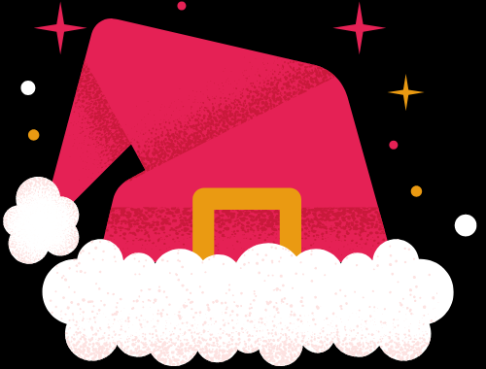
#> input picture gorro_navidad.png, 486 x 369 px, found by its file name
$ python filtro.py
#> lines starting #> are read from the running program, lines starting #| are printed output that depends on the picture
import cv2
import imutils

# Vídeo de entrada
cap = cv2.VideoCapture(0)

# Leitura da imagem para colocar no vídeo
image = cv2.imread('gorro_navidad.PNG', cv2.IMREAD_UNCHANGED)
#> image is the input picture: shape (369, 486, 4); mean B, G, R, A 89.4, 78, 139.5, 150.7
#image = cv2.imread('tiara.png', cv2.IMREAD_UNCHANGED)
#image = cv2.imread('2021.png', cv2.IMREAD_UNCHANGED)
#image = cv2.imread('monophy.gif', cv2.IMREAD_UNCHANGED)

# Detector de rostos
faceClassif = cv2.CascadeClassifier(cv2.data.haarcascades + 'haarcascade_frontalface_default.xml')

#img = 0

while True:

	#img = 0

	ret, frame = cap.read()
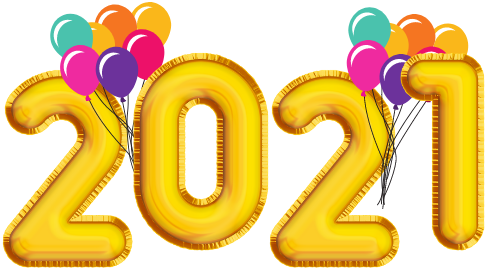
#> input picture 2021.png, 489 x 270 px, given in place of the camera
#> frame is the input picture: shape (270, 489, 3); mean B, G, R 126.8, 202.7, 236.3
	if ret == False: break
	frame = imutils.resize(frame, width=640)
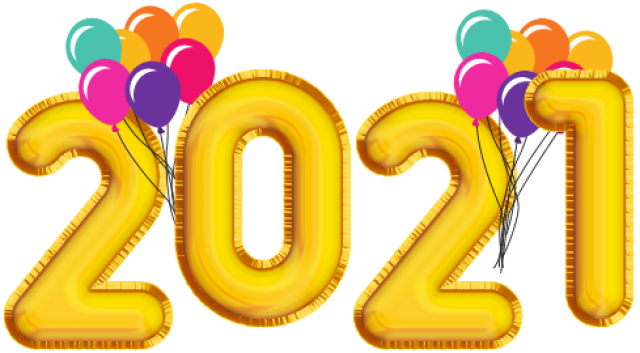
#> frame: shape (353, 640, 3); mean B, G, R 126.8, 202.7, 236.3

	# Detecção dos rostos presentes na webcan
	faces = faceClassif.detectMultiScale(frame, 1.3, 5)
#> faces = ()

	for (x, y, w, h) in faces:
		#cv2.rectangle(frame, (x, y), (x + w, y + h), (0, 255, 0),2)

		# Redimensionar a imagem do filtro de acordo com a largura do rosto detectado

		resized_image = imutils.resize(image, width=w)
		filas_image = resized_image.shape[0]
		col_image = w

		# Determinar uma parte da altura da imagem de entrada
		# redimensionada
		porcion_alto = filas_image // 4

		dif = 0

		# Se houver espaço suficiente acima do rosto detectado
		# para inserir a imagem de entrada redimensionada
		# essa imagem será exibida
		if y + porcion_alto - filas_image >= 0:

			# Pegamos a seção do frame, onde estará localizado
			# o gorro/tiara
			n_frame = frame[y + porcion_alto - filas_image : y + porcion_alto,
				x : x + col_image]
		else:
			# Determinamos a seção da imagem que excede a do vídeo
			dif = abs(y + porcion_alto - filas_image)
			# Pegamos a seção do frame, onde ela estará localizado
			# o gorro/tiara
			n_frame = frame[0 : y + porcion_alto,
				x : x + col_image]

		# Determinamos a máscara que a imagem de entrada tem
		# redimensionada e também a invertemos
		mask = resized_image[:, :, 3]
		mask_inv = cv2.bitwise_not(mask)

		# Criamos uma imagem com fundo preto e o gorro/tiara/2021
		# Em seguida, criamos uma imagem onde no fundo está o frame
		# e de preto o gorro/tiara/2021
		bg_black = cv2.bitwise_and(resized_image, resized_image, mask=mask)
		bg_black = bg_black[dif:, :, 0:3]
		bg_frame = cv2.bitwise_and(n_frame, n_frame, mask=mask_inv[dif:,:])

		# Adicionamos as duas imagens obtidas
		result = cv2.add(bg_black, bg_frame)
		if y + porcion_alto - filas_image >= 0:
			frame[y + porcion_alto - filas_image : y + porcion_alto, x : x + col_image] = result

		else:
			frame[0 : y + porcion_alto, x : x + col_image] = result
#> this loop made 0 passes

	cv2.imshow('frame',frame)

	key = cv2.waitKey(1)
#> (key Esc is pressed here)
	if key == 32:
	# 	#img = 1
		cv2.imwrite("FotoFiltro.png", frame)
	elif key == 27:
		break

cap.release()
cv2.destroyAllWindows()
